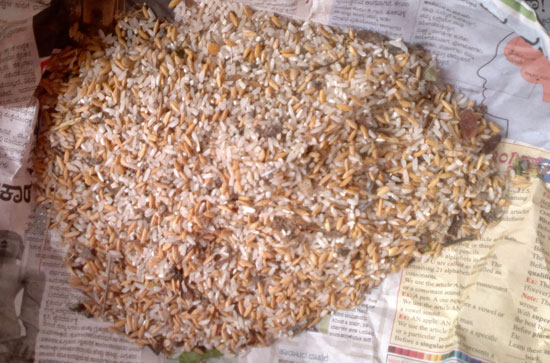
%> input picture rice.jpg, 550 x 363 px
$ octave bloby.m   (GNU Octave 9; MATLAB toolbox functions it lacks are replaced by stand-ins)
%> lines starting %> are read from the running program, lines starting %| are printed output that depends on the picture; in (x1, y1, x2, y2) boxes, pixels count from 0 and x2, y2 are one past the last pixel; in counts of white or black regions, pixels touching at a corner belong together; the program's own positions count from 1
RGB = imread('rice.jpg');
%> RGB is the input picture: size 363x550x3 uint8; mean R, G, B 174.3, 144.2, 128.3
I = rgb2gray(RGB)
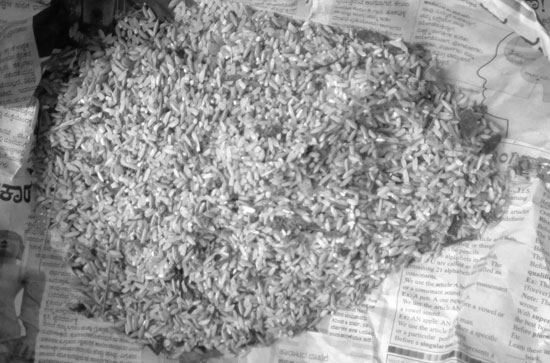
%> I: size 363x550 uint8; min 3, max 255, mean 151.4
BW = im2bw(I, 0.6)
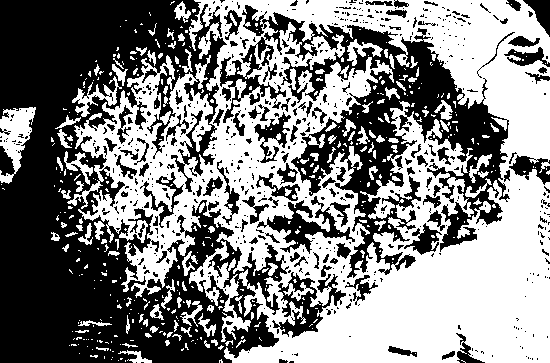
%> BW: size 363x550 logical; 51.7% white; 611 black regions (495 under 20 px), largest, box (x1, y1, x2, y2) and area: (0, 0, 289, 363) 57432, (220, 5, 510, 278) 22553, (272, 272, 346, 338) 1726
B = medfilt2(BW)
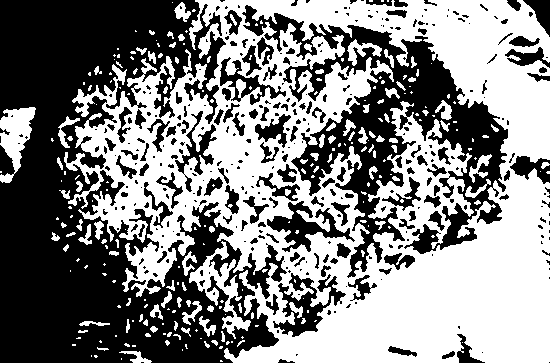
%> B: size 363x550 logical; 52.1% white; 349 black regions (222 under 20 px), largest, box (x1, y1, x2, y2) and area: (0, 0, 287, 363) 56746, (242, 5, 508, 278) 20767, (273, 273, 346, 337) 1733
BW2 = edge(B,'canny');
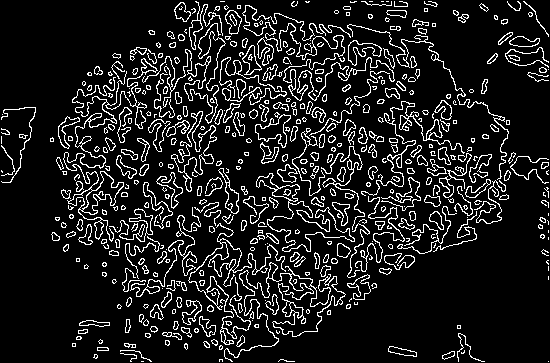
%> BW2: size 363x550 logical; 11.9% white in thin lines or dots
s = regionprops(BW2,'centroid');
%> s = 471 regions; first 5, Centroid: [20.6 137], [6.2 132.6], [2 140.5], [9.2 162.9], [2.5 172]
centroids = cat(1, s.Centroid);
%> centroids = 471 rows, first 12: [20.64 137; 6.22 132.6; 2 140.5; 9.22 162.9; 2.5 172; 3 115; 23.43 136.8; 52.54 140.3; 56 237.3; 58 219.4; 60.4 164.2; 66.86 131.1]
imshow(BW2)
hold on
plot(centroids(:,1),centroids(:,2), 'b*')
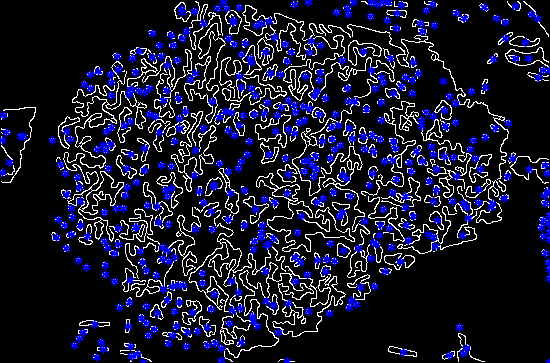
%> figure redrawn from the program's plot data
hold off

$ run again, with aa.jpg copied over rice.jpg
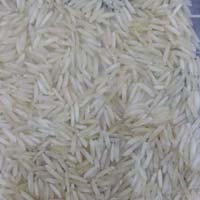
%> input picture aa.jpg, 200 x 200 px
%> RGB is the input picture: size 200x200x3 uint8; mean R, G, B 152.8, 151.2, 148.4
%> `BW = im2bw(I, 0.6)`:
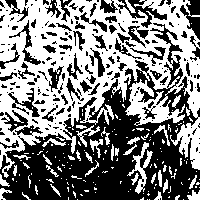
%> BW: size 200x200 logical; 50.3% white; 208 black regions (143 under 20 px), largest, box (x1, y1, x2, y2) and area: (0, 23, 200, 200) 13610, (116, 0, 167, 28) 446, (180, 0, 200, 40) 411
%> B: size 200x200 logical; 50.4% white; 161 black regions (95 under 20 px), largest, box (x1, y1, x2, y2) and area: (0, 55, 200, 200) 13757, (118, 0, 167, 28) 444, (180, 0, 200, 40) 423
%> BW2: size 200x200 logical; 17.2% white in thin lines or dots
%> s = 195 regions; first 5, Centroid: [3 4.9], [2 10.5], [2.8 19.3], [2 27.5], [2 53]
%> centroids = 195 rows, first 12: [3 4.89; 2 10.5; 2.78 19.33; 2 27.5; 2 53; 13.35 59.12; 4.22 67.33; 2 73.5; 22.43 72.98; 10.38 79.1; 4.07 87.43; 2 95]
%> `plot(centroids(:,1),centroids(:,2), 'b*')`:
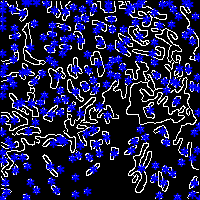
%> figure redrawn from the program's plot data

$ run again, with dd.jpg copied over rice.jpg
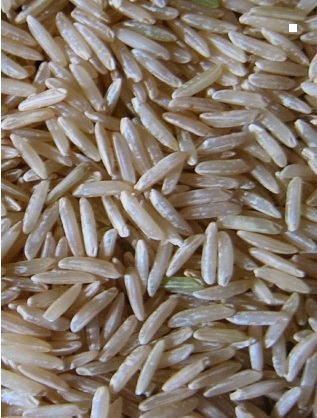
%> input picture dd.jpg, 317 x 418 px
%> RGB is the input picture: size 418x317x3 uint8; mean R, G, B 133, 119.9, 106.9
%> `BW = im2bw(I, 0.6)`:
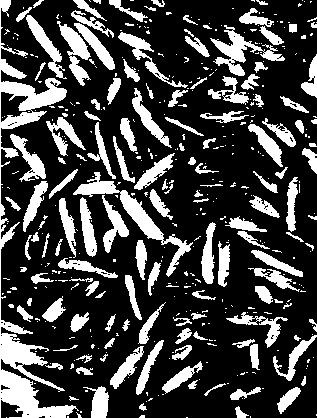
%> BW: size 418x317 logical; 26.1% white; 450 white regions (311 under 20 px), largest, box (x1, y1, x2, y2) and area: (0, 0, 79, 418) 5669, (73, 172, 193, 277) 1705, (210, 25, 285, 76) 1101
%> B: size 418x317 logical; 25.1% white; 254 white regions (114 under 20 px), largest, box (x1, y1, x2, y2) and area: (73, 172, 192, 276) 2286, (0, 369, 76, 418) 1601, (0, 78, 67, 129) 1600
%> BW2: size 418x317 logical; 9.4% white in thin lines or dots
%> s = 218 regions; first 5, Centroid: [2 2], [7.1 8.9], [2.4 28.6], [8.4 49.7], [13.9 71.6]
%> centroids = 218 rows, first 12: [2 2; 7.14 8.9; 2.4 28.6; 8.37 49.72; 13.94 71.59; 39.11 100.4; 8.29 93.86; 16.86 107.4; 10.33 152.8; 5.86 164.6; 4.06 210.8; 5.18 221.5]
%> `plot(centroids(:,1),centroids(:,2), 'b*')`:
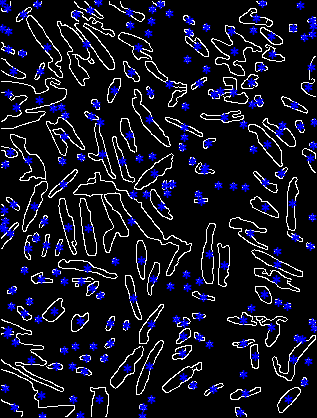
%> figure redrawn from the program's plot data
